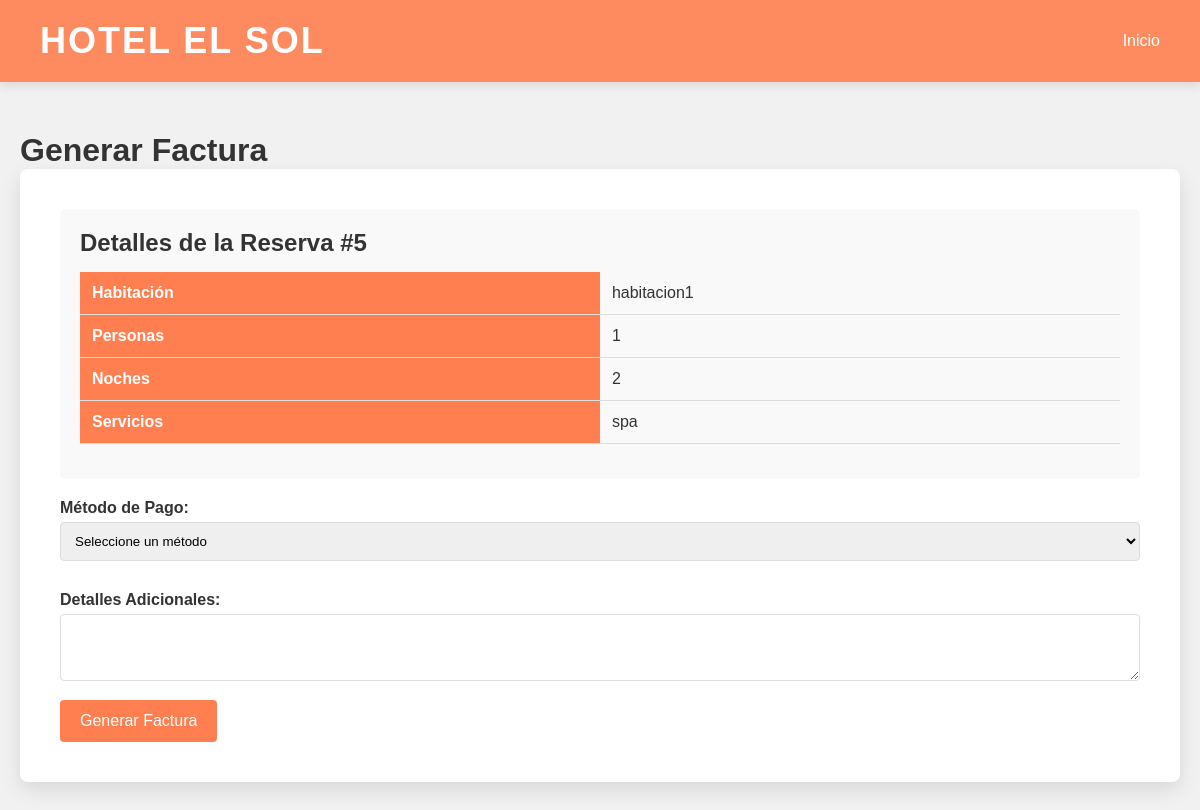
Page /Hotel/facturar.php?id=5 on the committed database.
### tables this page shows
CREATE TABLE `reservas` (
  `id` int(11) NOT NULL,
  `habitacion` varchar(100) NOT NULL,
  `personas` int(11) NOT NULL,
  `noches` int(11) NOT NULL,
  `servicios` text DEFAULT NULL,
  `fecha` timestamp NOT NULL DEFAULT current_timestamp()
);

### Hotel/facturar.php (the view, shortened to what this page needs)
<?php
$host = "localhost";
$usuario = "root";
$contrasena = "";
$basedatos = "hotel";
$conn = new mysqli($host, $usuario, $contrasena, $basedatos);
$reserva_id = isset($_GET['id']) ? intval($_GET['id']) : 0;
$mostrar_formulario = true;
$mensaje_exito = '';
$reserva = [];
if ($reserva_id > 0) {
    $query = "SELECT * FROM reservas WHERE id = ?";
    $stmt = $conn->prepare($query);
    $stmt->bind_param("i", $reserva_id);
    $stmt->execute();
    $result = $stmt->get_result();
    $reserva = $result->fetch_assoc();
}
?>
<!DOCTYPE html>
<html lang="es">
<head>
</head>
<body>
    <div class="navbar">
        <div class="titulo">Hotel El Sol</div>
        <div class="nav-botones">
            <a href="inicio.php" style="color: white; text-decoration: none;">Inicio</a>
        </div>
    </div>
    <main class="contenedor-central">
        <h1>Generar Factura</h1>
        <?php if (!empty($mensaje_exito)): ?>
            <?php echo $mensaje_exito; ?>
        <?php elseif (!empty($reserva) && $mostrar_formulario): ?>
        <div class="formulario-factura">
            <div class="detalles-reserva">
                <h2>Detalles de la Reserva #<?php echo $reserva_id; ?></h2>
                <table>
                    <tr>
                        <th>Habitación</th>
                        <td><?php echo htmlspecialchars($reserva['habitacion']); ?></td>
                    </tr>
                    <tr>
                        <th>Personas</th>
                        <td><?php echo htmlspecialchars($reserva['personas']); ?></td>
                    </tr>
                    <tr>
                        <th>Noches</th>
                        <td><?php echo htmlspecialchars($reserva['noches']); ?></td>
                    </tr>
                    <tr>
                        <th>Servicios</th>
                        <td><?php echo htmlspecialchars($reserva['servicios']); ?></td>
                    </tr>
                </table>
            </div>
            <form action="" method="POST">
                <label for="metodo_pago">Método de Pago:</label>
                <select id="metodo_pago" name="metodo_pago" required>
                    <option value="">Seleccione un método</option>
                </select>
                <label for="detalles">Detalles Adicionales:</label>
                <textarea id="detalles" name="detalles" rows="3"></textarea>
                <button type="submit" name="generar_factura">Generar Factura</button>
            </form>
        </div>
        <?php endif; ?>
    </main>
</body>
</html>

### Hotel/facturar.php (style rules this page uses)
* { margin: 0; padding: 0; box-sizing: border-box; }
body { font-family: 'Arial', sans-serif; background-color: #f1f1f1; background-image: url('img/fondo-tile.jpg'); background-repeat: repeat; color: #333; }
.navbar { background-color: rgba(255, 127, 80, 0.9); color: #fff; padding: 20px 40px; display: flex; justify-content: space-between; align-items: center; box-shadow: 0 4px 10px rgba(0, 0, 0, 0.1); }
.navbar .titulo { font-size: 36px; font-weight: bold; text-transform: uppercase; letter-spacing: 2px; }
.contenedor-central { max-width: 1200px; margin: 50px auto; padding: 0 20px; }
.formulario-factura { background-color: #fff; padding: 40px; border-radius: 8px; box-shadow: 0 8px 20px rgba(0, 0, 0, 0.1); }
.detalles-reserva { background-color: #f9f9f9; padding: 20px; border-radius: 5px; margin-bottom: 20px; }
table { width: 100%; border-collapse: collapse; margin: 15px 0; }
th, td { padding: 12px; text-align: left; border-bottom: 1px solid #ddd; }
th { background-color: #FF7F50; color: white; }
label { display: block; margin: 15px 0 5px; font-weight: bold; }
select, textarea { width: 100%; padding: 10px; margin-bottom: 15px; border: 1px solid #ddd; border-radius: 4px; }
button, .boton-inicio { background-color: #FF7F50; color: white; border: none; padding: 12px 20px; border-radius: 4px; cursor: pointer; font-size: 16px; text-decoration: none; display: inline-block; }

### rows in the picture
reservas: habitacion "habitacion1", personas "1", noches "2", servicios "spa"

### other values in the picture
$reserva_id "5"
